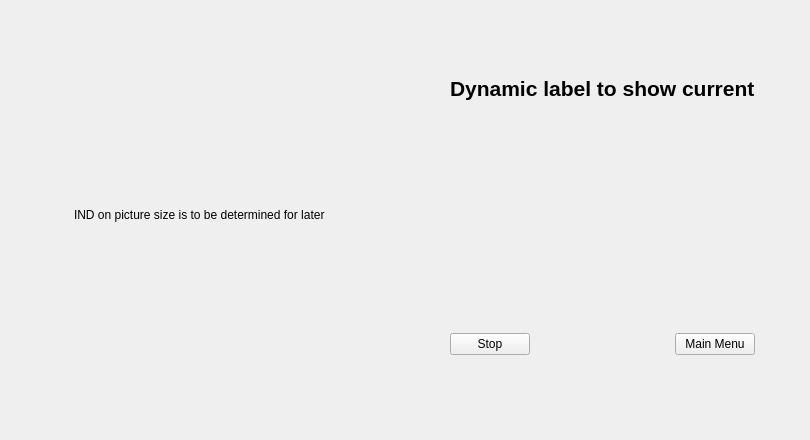
    <widget class="QWidget" name="IND_ON">
     <widget class="QWidget" name="layoutWidget_6">
      <property name="geometry">
       <rect>
        <x>0</x>
        <y>0</y>
        <width>801</width>
        <height>431</height>
       </rect>
      </property>
      <layout class="QGridLayout" name="gridLayout_19">
       <item row="0" column="0">
        <layout class="QGridLayout" name="gridLayout_20">
         <item row="0" column="0">
          <spacer name="horizontalSpacer_39">
           <property name="orientation">
            <enum>Qt::Horizontal</enum>
           </property>
           <property name="sizeHint" stdset="0">
            <size>
             <width>40</width>
             <height>20</height>
            </size>
           </property>
          </spacer>
         </item>
         <item row="0" column="1">
          <widget class="QLabel" name="Inductor_picture_On">
           <property name="text">
            <string>&lt;html&gt;&lt;head/&gt;&lt;body&gt;&lt;p&gt;IND on picture size is to be determined for later&lt;/p&gt;&lt;/body&gt;&lt;/html&gt;</string>
           </property>
          </widget>
         </item>
         <item row="0" column="2">
          <spacer name="horizontalSpacer_40">
           <property name="orientation">
            <enum>Qt::Horizontal</enum>
           </property>
           <property name="sizeHint" stdset="0">
            <size>
             <width>40</width>
             <height>20</height>
            </size>
           </property>
          </spacer>
         </item>
        </layout>
       </item>
       <item row="0" column="1">
        <layout class="QGridLayout" name="gridLayout_21">
         <item row="0" column="2">
          <spacer name="verticalSpacer_38">
           <property name="orientation">
            <enum>Qt::Vertical</enum>
           </property>
           <property name="sizeHint" stdset="0">
            <size>
             <width>20</width>
             <height>40</height>
            </size>
           </property>
          </spacer>
         </item>
         <item row="1" column="0">
          <spacer name="horizontalSpacer_41">
           <property name="orientation">
            <enum>Qt::Horizontal</enum>
           </property>
           <property name="sizeHint" stdset="0">
            <size>
             <width>40</width>
             <height>20</height>
            </size>
           </property>
          </spacer>
         </item>
         <item row="1" column="1" colspan="3">
          <widget class="QLabel" name="Dyanmic_Current_Inductor">
           <property name="text">
            <string>&lt;html&gt;&lt;head/&gt;&lt;body&gt;&lt;p&gt;&lt;span style=&quot; font-size:16pt; font-weight:600;&quot;&gt;Dynamic label to show current&lt;/span&gt;&lt;/p&gt;&lt;/body&gt;&lt;/html&gt;</string>
           </property>
          </widget>
         </item>
         <item row="1" column="4">
          <spacer name="horizontalSpacer_42">
           <property name="orientation">
            <enum>Qt::Horizontal</enum>
           </property>
           <property name="sizeHint" stdset="0">
            <size>
             <width>40</width>
             <height>20</height>
            </size>
           </property>
          </spacer>
         </item>
         <item row="2" column="2">
          <spacer name="verticalSpacer_39">
           <property name="orientation">
            <enum>Qt::Vertical</enum>
           </property>
           <property name="sizeHint" stdset="0">
            <size>
             <width>20</width>
             <height>40</height>
            </size>
           </property>
          </spacer>
         </item>
         <item row="3" column="2">
          <spacer name="verticalSpacer_40">
           <property name="orientation">
            <enum>Qt::Vertical</enum>
           </property>
           <property name="sizeHint" stdset="0">
            <size>
             <width>20</width>
             <height>40</height>
            </size>
           </property>
          </spacer>
         </item>
         <item row="4" column="2">
          <spacer name="verticalSpacer_41">
           <property name="orientation">
            <enum>Qt::Vertical</enum>
           </property>
           <property name="sizeHint" stdset="0">
            <size>
             <width>20</width>
             <height>40</height>
            </size>
           </property>
          </spacer>
         </item>
         <item row="5" column="0">
          <spacer name="horizontalSpacer_43">
           <property name="orientation">
            <enum>Qt::Horizontal</enum>
           </property>
           <property name="sizeHint" stdset="0">
            <size>
             <width>40</width>
             <height>20</height>
            </size>
           </property>
          </spacer>
         </item>
         <item row="5" column="1">
          <widget class="QPushButton" name="Stop_Button_Inductor">
           <property name="text">
            <string>Stop</string>
           </property>
          </widget>
         </item>
         <item row="5" column="2">
          <spacer name="horizontalSpacer_54">
           <property name="orientation">
            <enum>Qt::Horizontal</enum>
           </property>
           <property name="sizeHint" stdset="0">
            <size>
             <width>40</width>
             <height>20</height>
            </size>
           </property>
          </spacer>
         </item>
         <item row="5" column="3">
          <widget class="QPushButton" name="Main_Menu_Inductor_On">
           <property name="text">
            <string>Main Menu</string>
           </property>
          </widget>
         </item>
         <item row="5" column="4">
          <spacer name="horizontalSpacer_44">
           <property name="orientation">
            <enum>Qt::Horizontal</enum>
           </property>
           <property name="sizeHint" stdset="0">
            <size>
             <width>40</width>
             <height>20</height>
            </size>
           </property>
          </spacer>
         </item>
         <item row="6" column="2">
          <spacer name="verticalSpacer_42">
           <property name="orientation">
            <enum>Qt::Vertical</enum>
           </property>
           <property name="sizeHint" stdset="0">
            <size>
             <width>20</width>
             <height>40</height>
            </size>
           </property>
          </spacer>
         </item>
        </layout>
       </item>
      </layout>
     </widget>
    </widget>
